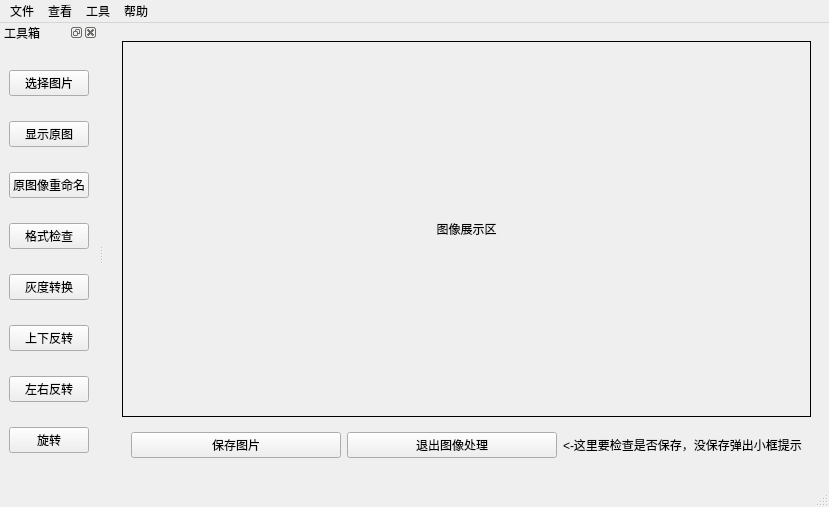
<?xml version="1.0" encoding="UTF-8"?>
<ui version="4.0">
 <class>MainWindow</class>
 <widget class="QMainWindow" name="MainWindow">
  <property name="geometry">
   <rect>
    <x>0</x>
    <y>0</y>
    <width>829</width>
    <height>507</height>
   </rect>
  </property>
  <property name="windowTitle">
   <string>图像处理工具</string>
  </property>
  <property name="windowIcon">
   <iconset resource="res.qrc">
    <normaloff>:/q_zhurong.jpg</normaloff>:/q_zhurong.jpg</iconset>
  </property>
  <widget class="QWidget" name="centralwidget">
   <layout class="QHBoxLayout" name="horizontalLayout_2">
    <item>
     <widget class="QWidget" name="widget_2" native="true">
      <layout class="QVBoxLayout" name="verticalLayout" stretch="10,1">
       <item>
        <widget class="QLabel" name="show_img_label">
         <property name="frameShape">
          <enum>QFrame::Box</enum>
         </property>
         <property name="text">
          <string>图像展示区</string>
         </property>
         <property name="alignment">
          <set>Qt::AlignCenter</set>
         </property>
        </widget>
       </item>
       <item>
        <widget class="QWidget" name="widget" native="true">
         <layout class="QHBoxLayout" name="horizontalLayout">
          <item>
           <widget class="QPushButton" name="save_button">
            <property name="text">
             <string>保存图片</string>
            </property>
           </widget>
          </item>
          <item>
           <widget class="QPushButton" name="exit_button">
            <property name="text">
             <string>退出图像处理</string>
            </property>
           </widget>
          </item>
          <item>
           <widget class="QLabel" name="label_3">
            <property name="text">
             <string>&lt;-这里要检查是否保存，没保存弹出小框提示</string>
            </property>
           </widget>
          </item>
         </layout>
        </widget>
       </item>
      </layout>
     </widget>
    </item>
   </layout>
  </widget>
  <widget class="QMenuBar" name="menubar">
   <property name="geometry">
    <rect>
     <x>0</x>
     <y>0</y>
     <width>829</width>
     <height>21</height>
    </rect>
   </property>
   <widget class="QMenu" name="menu">
    <property name="title">
     <string>文件</string>
    </property>
    <addaction name="actionopen"/>
    <addaction name="actionsave"/>
   </widget>
   <widget class="QMenu" name="menu_2">
    <property name="title">
     <string>查看</string>
    </property>
   </widget>
   <widget class="QMenu" name="menu_3">
    <property name="title">
     <string>工具</string>
    </property>
   </widget>
   <widget class="QMenu" name="menu_4">
    <property name="title">
     <string>帮助</string>
    </property>
   </widget>
   <addaction name="menu"/>
   <addaction name="menu_2"/>
   <addaction name="menu_3"/>
   <addaction name="menu_4"/>
  </widget>
  <widget class="QStatusBar" name="statusbar"/>
  <widget class="QDockWidget" name="dockWidget">
   <property name="windowTitle">
    <string>工具箱</string>
   </property>
   <attribute name="dockWidgetArea">
    <number>1</number>
   </attribute>
   <widget class="QWidget" name="dockWidgetContents">
    <layout class="QVBoxLayout" name="verticalLayout_2">
     <item>
      <widget class="QPushButton" name="show_img_button">
       <property name="text">
        <string>选择图片</string>
       </property>
      </widget>
     </item>
     <item>
      <widget class="QPushButton" name="show_init_button">
       <property name="text">
        <string>显示原图</string>
       </property>
      </widget>
     </item>
     <item>
      <widget class="QPushButton" name="rename_button">
       <property name="text">
        <string>原图像重命名</string>
       </property>
      </widget>
     </item>
     <item>
      <widget class="QPushButton" name="check_button">
       <property name="text">
        <string>格式检查</string>
       </property>
      </widget>
     </item>
     <item>
      <widget class="QPushButton" name="cvt_button">
       <property name="text">
        <string>灰度转换</string>
       </property>
      </widget>
     </item>
     <item>
      <widget class="QPushButton" name="ud_flip_button">
       <property name="text">
        <string>上下反转</string>
       </property>
      </widget>
     </item>
     <item>
      <widget class="QPushButton" name="lr_flip_button">
       <property name="text">
        <string>左右反转</string>
       </property>
      </widget>
     </item>
     <item>
      <widget class="QPushButton" name="rotate_button">
       <property name="text">
        <string>旋转</string>
       </property>
      </widget>
     </item>
    </layout>
   </widget>
  </widget>
  <action name="actionopen">
   <property name="icon">
    <iconset resource="res.qrc">
     <normaloff>:/open_final.png</normaloff>:/open_final.png</iconset>
   </property>
   <property name="text">
    <string>打开图像</string>
   </property>
  </action>
  <action name="actionsave">
   <property name="icon">
    <iconset resource="res.qrc">
     <normaloff>:/save_final.png</normaloff>:/save_final.png</iconset>
   </property>
   <property name="text">
    <string>保存图像</string>
   </property>
  </action>
 </widget>
 <resources>
  <include location="res.qrc"/>
 </resources>
 <connections/>
</ui>
